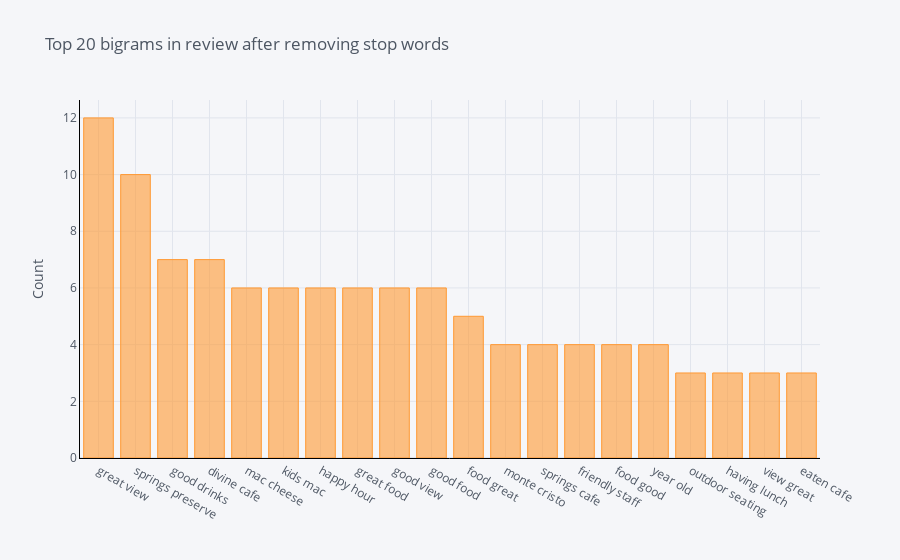

The cell this chart's notebook holds for it:
### Code cell
df4.groupby('resolved').sum()['count'].sort_values(ascending=False).iplot(
    kind='bar', yTitle='Count', linecolor='black', title='Top 20 bigrams in review after removing stop words')

### Figure 1 — Plotly figure (JSON) as saved in the notebook; plotly's stock layout.template omitted (floating-point values rounded to 4 significant figures)
{"data": [{"marker": {"color": "rgba(255, 153, 51, 0.6)", "line": {"color": "rgba(255, 153, 51, 1.0)", "width": 1}}, "name": "count", "orientation": "v", "text": "", "type": "bar", "x": ["great view", "springs preserve", "good drinks", "divine cafe", "mac cheese", "kids mac", "happy hour", "great food", "good view", "good food", "food great", "monte cristo", "springs cafe", "friendly staff", "food good", "year old", "outdoor seating", "having lunch", "view great", "eaten cafe"], "y": [12, 10, 7, 7, 6, 6, 6, 6, 6, 6, 5, 4, 4, 4, 4, 4, 3, 3, 3, 3]}], "layout": {"legend": {"bgcolor": "#F5F6F9", "font": {"color": "#4D5663"}}, "paper_bgcolor": "#F5F6F9", "plot_bgcolor": "#F5F6F9", "title": {"font": {"color": "#4D5663"}, "text": "Top 20 bigrams in review after removing stop words"}, "xaxis": {"gridcolor": "#E1E5ED", "linecolor": "black", "showgrid": true, "tickfont": {"color": "#4D5663"}, "title": {"font": {"color": "#4D5663"}, "text": ""}, "zerolinecolor": "#E1E5ED"}, "yaxis": {"gridcolor": "#E1E5ED", "linecolor": "black", "showgrid": true, "tickfont": {"color": "#4D5663"}, "title": {"font": {"color": "#4D5663"}, "text": "Count"}, "zerolinecolor": "#E1E5ED"}}}
